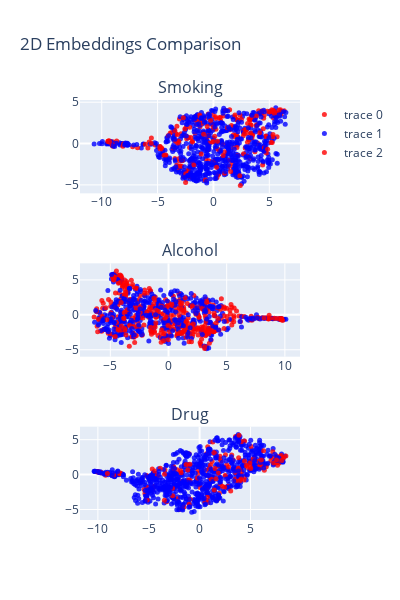

Write notebook code for a chart like this one.
### Code cell
def plot_2d_embeddings(embeddings_2d, y):
    trace = go.Scatter(
        x=embeddings_2d[:, 0], y=embeddings_2d[:, 1],
        mode='markers',
        marker=dict(
            size=5,
            opacity=0.8,
            color=['blue' if val == False else 'red' for val in y]
        )
    )
    return trace

# Define the layout of your grid
rows = 3  # Number of rows
cols = 1  # Number of columns

# Create a subplot figure
fig = make_subplots(
    rows=rows, cols=cols,
    specs=[[{'type': 'scatter'}] for _ in range(rows)],  # Each row will have one 3D scatter plot
    subplot_titles=['Smoking', 'Alcohol', 'Drug']
)

# Add traces to the subplot figure
fig.add_trace(plot_2d_embeddings(embedding_2d_smoke_mwu, y_train_smoke), row=1, col=1)
fig.add_trace(plot_2d_embeddings(embedding_2d_alc_mwu, y_train_alc), row=2, col=1)
fig.add_trace(plot_2d_embeddings(embedding_2d_drug_mwu, y_train_drug), row=3, col=1)

# Update layout
fig.update_layout(height=600, width=400, title_text="2D Embeddings Comparison")  # Update y-axis title)

# Show the figure
fig.show()

### Figure 1 — Plotly figure (JSON) as saved in the notebook; plotly's stock layout.template omitted (floating-point values rounded to 4 significant figures; data arrays with more than 128 entries replaced by an {"elided": "..."} marker saying what was removed)
{"data": [{"marker": {"color": {"elided": "912 str values"}, "opacity": 0.8, "size": 5}, "mode": "markers", "type": "scatter", "x": {"elided": "912 float values"}, "xaxis": "x", "y": {"elided": "912 float values"}, "yaxis": "y"}, {"marker": {"color": {"elided": "912 str values"}, "opacity": 0.8, "size": 5}, "mode": "markers", "type": "scatter", "x": {"elided": "912 float values"}, "xaxis": "x2", "y": {"elided": "912 float values"}, "yaxis": "y2"}, {"marker": {"color": {"elided": "912 str values"}, "opacity": 0.8, "size": 5}, "mode": "markers", "type": "scatter", "x": {"elided": "912 float values"}, "xaxis": "x3", "y": {"elided": "912 float values"}, "yaxis": "y3"}], "layout": {"annotations": [{"font": {"size": 16}, "showarrow": false, "text": "Smoking", "x": 0.5, "xanchor": "center", "xref": "paper", "y": 1, "yanchor": "bottom", "yref": "paper"}, {"font": {"size": 16}, "showarrow": false, "text": "Alcohol", "x": 0.5, "xanchor": "center", "xref": "paper", "y": 0.6111, "yanchor": "bottom", "yref": "paper"}, {"font": {"size": 16}, "showarrow": false, "text": "Drug", "x": 0.5, "xanchor": "center", "xref": "paper", "y": 0.2222, "yanchor": "bottom", "yref": "paper"}], "height": 600, "title": {"text": "2D Embeddings Comparison"}, "width": 400, "xaxis": {"anchor": "y", "domain": [0, 1]}, "xaxis2": {"anchor": "y2", "domain": [0, 1]}, "xaxis3": {"anchor": "y3", "domain": [0, 1]}, "yaxis": {"anchor": "x", "domain": [0.7778, 1]}, "yaxis2": {"anchor": "x2", "domain": [0.3889, 0.6111]}, "yaxis3": {"anchor": "x3", "domain": [0, 0.2222]}}}
